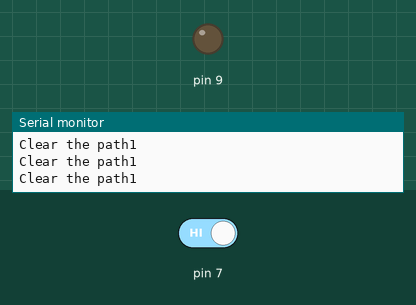
Recording of a sketch running on a simulated Arduino Uno, built with avr-gcc and run on an emulated ATmega328P. On the bench: output pins drawn as LEDs (lit = HIGH), the last lines printed to the serial monitor. Inputs (shaded band) come from the test bench; at power-on: pin 7 HIGH.

Above: at 1.2 s.
1.3 s: pin 7 driven LOW
At 2.1 s:
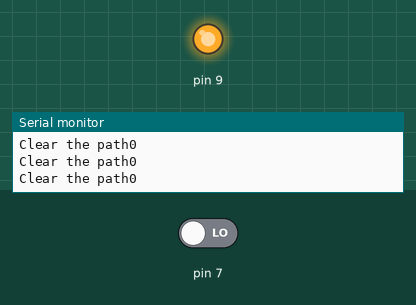
2.9 s: pin 7 driven HIGH
At 3.4 s:
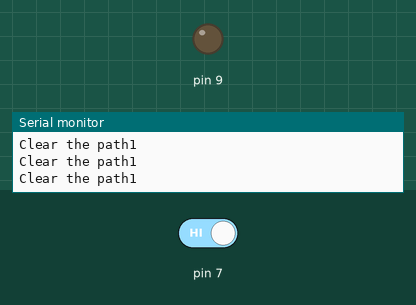
Timing chart, 0 to 5.9 s (numbered marks = the images above; inputs shaded):
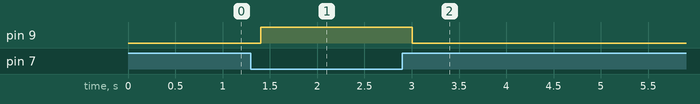

The sketch:

sketch_oct22a.ino
```cpp
void setup() {
  pinMode(9,OUTPUT);
  pinMode(7,INPUT);
  Serial.begin(9600);

}

void loop() {
  int SensorValue = digitalRead(7);
  Serial.print("Clear the path");
  Serial.println(SensorValue);
  delay(100);
  if(SensorValue==LOW){//LOW MEANS Object Detected
    digitalWrite(9,HIGH);
  }
  else
  {digitalWrite(9,LOW);
  }
}
```

Measured:
- after the input at 1.3 s, pin 9: LOW → HIGH after 0.10 s
- after the input at 2.9 s, pin 9: HIGH → LOW after 0.11 s
